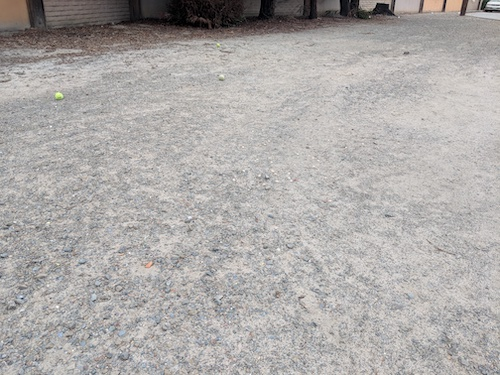
#> input picture HSV/MVIMG_20180524_174208.jpg, 500 x 375 px, given in place of the camera
$ python color.py   (older library calls are emulated)
#> lines starting #> are read from the running program, lines starting #| are printed output that depends on the picture; after the words box and inside, x2 and y2 are one past the last pixel; in counts of white or black regions, pixels touching at a corner belong together
import cv2
import numpy as np

cap = cv2.VideoCapture(0)


# If more than one blob exists, shift to DL
# If one blob exists check if in proper size range


# Profiles
# High sunlight
# Low sunlight
# Normal


while True:
	_, frame = cap.read()
#> frame is the input picture: shape (375, 500, 3); mean B, G, R 168.3, 170, 173.2
	img = cv2.imread('quantt.png')
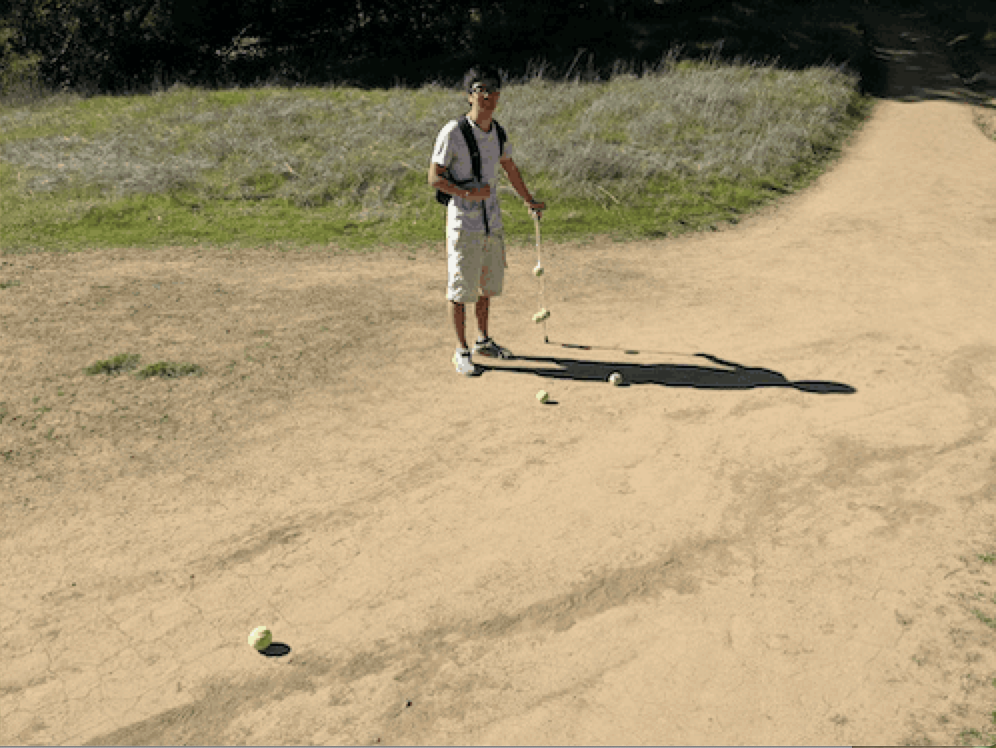
#> input picture HSV/quantt.png, 996 x 748 px
#> img is the input picture: shape (748, 996, 3); mean B, G, R 114.9, 148.6, 165.4

	#gb = cv2.GaussianBlur(frame, (3, 3), 0)

	# replace 'img' with 'frame' to use webcam

	hsv = cv2.cvtColor(img, cv2.COLOR_BGR2HSV)
#> hsv: shape (748, 996, 3); mean H, S, V 26.2, 83.7, 166.1

	# Gaussian Blur and Bilateral Filter
	# hsv2 = cv2.bilateralFilter(hsv, 15, 75, 75)
	hsv3 = cv2.GaussianBlur(hsv, (9,9), 0)
#> hsv3: shape (748, 996, 3); mean H, S, V 26.2, 83.7, 166.1


	lower_green = np.array([30, 42, 75])
	upper_green = np.array([89, 255, 255])

	mask = cv2.inRange(hsv, lower_green, upper_green)
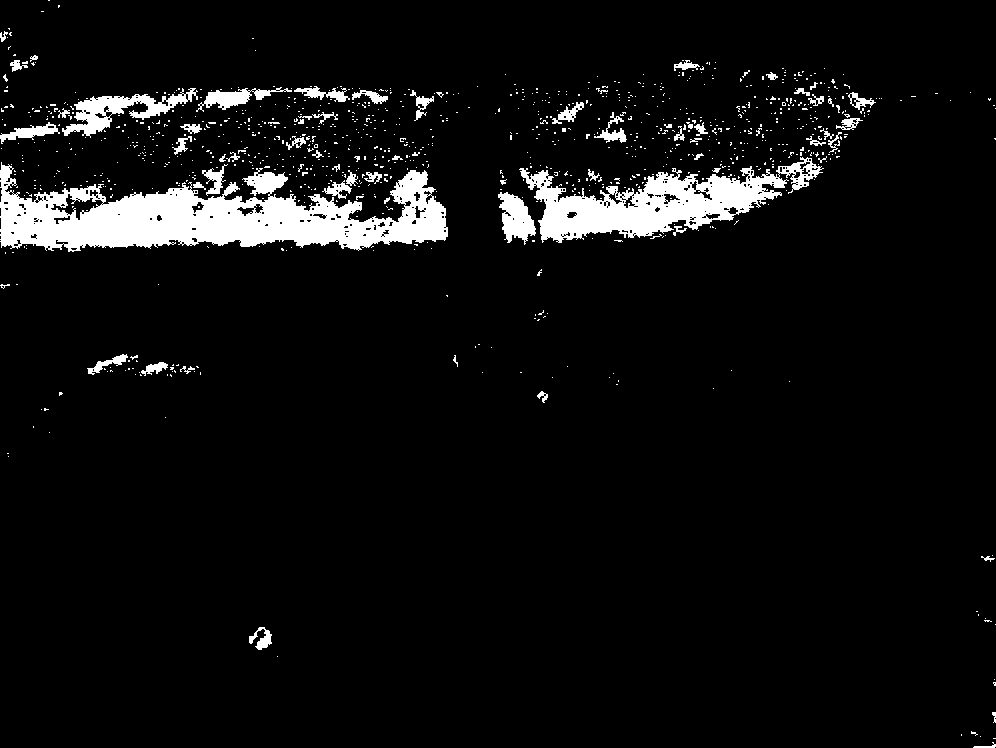
#> mask: shape (748, 996); 6% white; 1011 white regions (942 under 20 px), largest, box (x1, y1, x2, y2) and area: (0, 162, 448, 252) 20974, (519, 157, 824, 243) 10487, (62, 88, 198, 138) 2194
	res = cv2.bitwise_and(img, img, mask = mask)
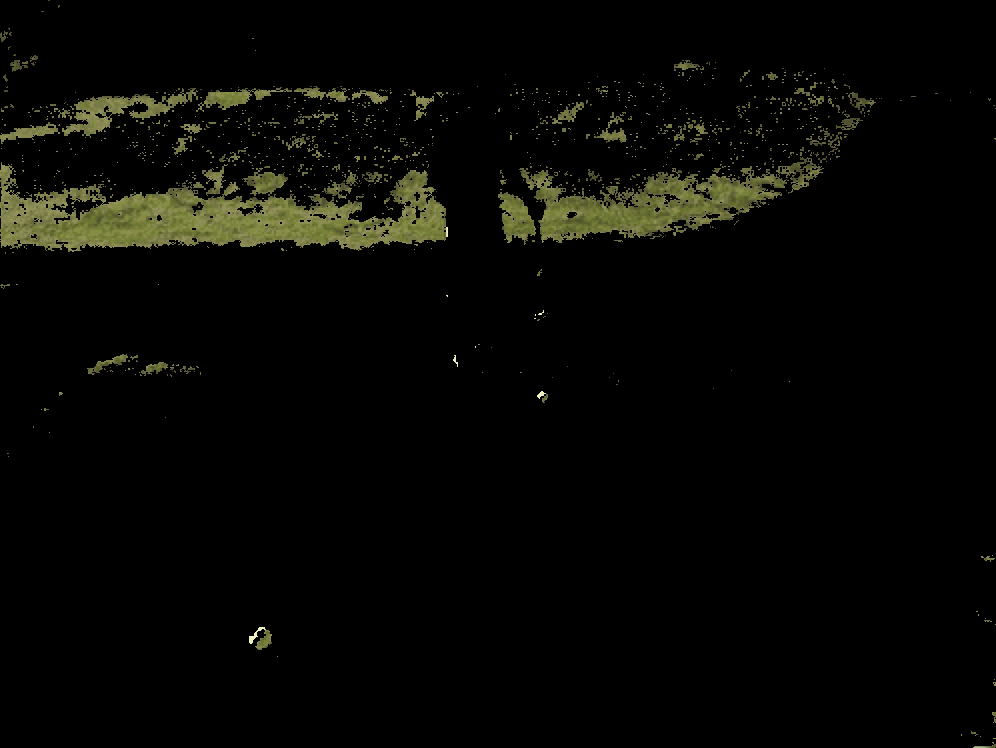
#> res: shape (748, 996, 3); mean B, G, R 4, 7.2, 7

	cv2.imshow('frame', img)
	cv2.imshow('mask', mask)
	cv2.imshow('res', res)

	params = cv2.SimpleBlobDetector_Params()
	params.minThreshold = 0
	params.maxThreshold = 256

	params.filterByArea = True
	params.minArea = 200

	params.filterByCircularity = True
	params.minCircularity = 0.1

	params.filterByConvexity = True
	params.minConvexity = 0.5

	params.filterByInertia = True
	params.minInertiaRatio = 0.5

	detector = cv2.SimpleBlobDetector_create(params)

	reversemask = 255 - mask
	keypoints = detector.detect(reversemask)
#> keypoints = 2 keypoints; (x, y, size): (800, 172, 28.7), (261, 639, 19.9)


	#configured for 1280 x 720

	try:
		xval = keypoints[0].pt[0]
#> xval = 261.2
		if xval < 400:
			print("left")
		elif xval >= 400 and xval <= 800:
			print("straight")
		elif xval > 800 and xval <1200:
			print("right")
		yval = keypoints[0].pt[1]
#> yval = 638.5
		diameter = keypoints[0].size
#> diameter = 19.89


		if len(keypoints) > 1:
			print("More than one blob");
		else:
			cv2.circle(img,(int(xval), int(yval)), 25, (255, 0,0 ), -1)
		#print (xval, ", ", yval, ", ", diameter)


	except IndexError:
		print("none")

	'''_, countours, _ = cv2.findContours(mask, cv2.RETR_EXTERNAL, cv2.CHAIN_APPROX_NONE)
	try:
		blob = max(countours, key=lambda el:cv2.contourArea(el))
		M = cv2.moments(blob)
		center = (int(M["m10"] / M["m00"]), int(M["m01"] / M["m00"]))
		print(center)
		print()
	except (ValueError, ZeroDivisionError) as e:
		print("err")
	'''

	cv2.imshow('frame', img)
	cv2.imshow('mask', mask)
	cv2.imshow('res', res)


	k = cv2.waitKey(5) & 0xFF
#> (key Esc is pressed here)
	if k == 27:
		break
cv2.destroyAllWindows()
cap.release()
